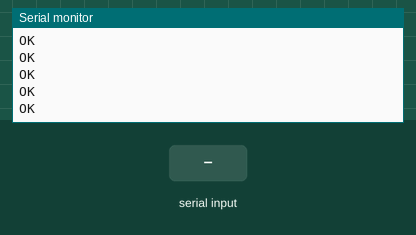
This sketch was run on a simulated Arduino Uno, built with avr-gcc and run on an emulated ATmega328P. Parts: the last lines printed to the serial monitor. The test bench sets the inputs (shaded band). The modem accepts every AT command (registered, SIM ready, sends succeed) and sends nothing else.

Above: at 16.2 s.
16.3 s: "1" received over the second serial link
At 19.0 s:
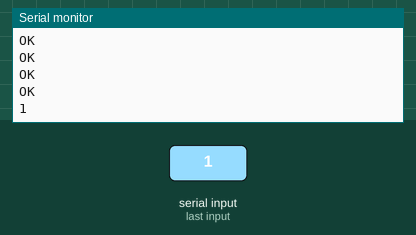
19.3 s: "0" received over the second serial link
At 22.9 s:
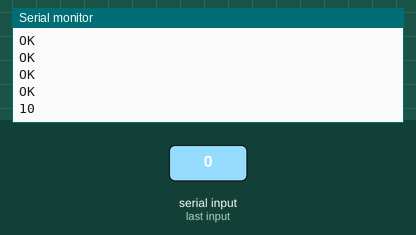

Measured:
- after the input at 16.3 s, the serial monitor: prints a new line after 2.2 s (image 1)
- after the input at 19.3 s, the serial monitor: prints a new line after 2.7 s (image 2)

The sketch:

WirelessTest.ino
```cpp
#include <Wire.h>
#include <SoftwareSerial.h>
//tiny gps
SoftwareSerial mySerial = SoftwareSerial(3, 4); //uses digital pins on device to act as additional UART lines
SoftwareSerial gps = SoftwareSerial(8, 9);
String data = "";
void updateSerial();
void updategps();
void setup()
{

  Serial.begin(115200);
  mySerial.begin(115200);
  delay(10000);
  mySerial.println("AT"); //Once the handshake test is successful, it will back to OK
  updateSerial();
  mySerial.println("AT+CMEE=2"); //Gives details for potential error codes
  updateSerial();
  mySerial.println("AT+CGREG?"); //Read SIM information to confirm SIM registration details
  updateSerial();
  mySerial.println("AT+CCLK?"); //Updates RTC with Time from cell tower, NOTE: Upon reset of module, time is reset, needs about 3 minutes before being set
  updateSerial();
  mySerial.println("AT+CGATT=1"); //enables data
  updateSerial();
  //mySerial.println("AT+CGDCONT=1,\"IP\",\"wap.vodafone.co.uk\""); //APN settings in preset slot 1
  updateSerial();
  mySerial.println("AT+CGACT=1,1"); //Enables APN setting in slot 1, first argument is to enable, second is the slot
  updateSerial();
  //mySerial.println("AT+CSTT= \"wap.vodafone.co.uk\",\"wap\",\"wap\""); //configures the APN settings used NOTE: ATCGDCONT AND ATCSTT only needs to be set up once, can confirm via serial monitor and CSTT? that it has worked, seems errors occur if you keep trying to update APN details
  updateSerial();
  mySerial.println("AT+CSTT?"); //displays the APN settings being used
  updateSerial();
  mySerial.println("AT+HTTPGET=\"http://surrey-ponder.000webhostapp.com/insert_measurements.php?sensor_value=123&phValue=7.31&temperatureValue=18.63&tdsValue=502.33&turbidityValue=1145.57\""); //makes a get request to the database, need to add values to the end of the URL
  updateSerial();
}

void loop()
{
  delay(3000);
  //mySerial.println("AT+CCID");
  updateSerial();
}

void updateSerial() //used to see response from A9G
{
  delay(500);
  while (Serial.available())
  {
    //mySerial.write(Serial.read());//Forward what Serial received to Software Serial Port
  }
  while (mySerial.available())
  {
    Serial.write(mySerial.read());//Forward what Software Serial received to Serial Port
  }
}
void updategps()
{
  delay(500);
  while (Serial.available())
  {
    //gps.write(Serial.read());//Forward what Serial received to Software Serial Port
  }
  while (gps.available())
  {
    Serial.write(gps.read());//Forward what Software Serial received to Serial Port
  }
}
```
